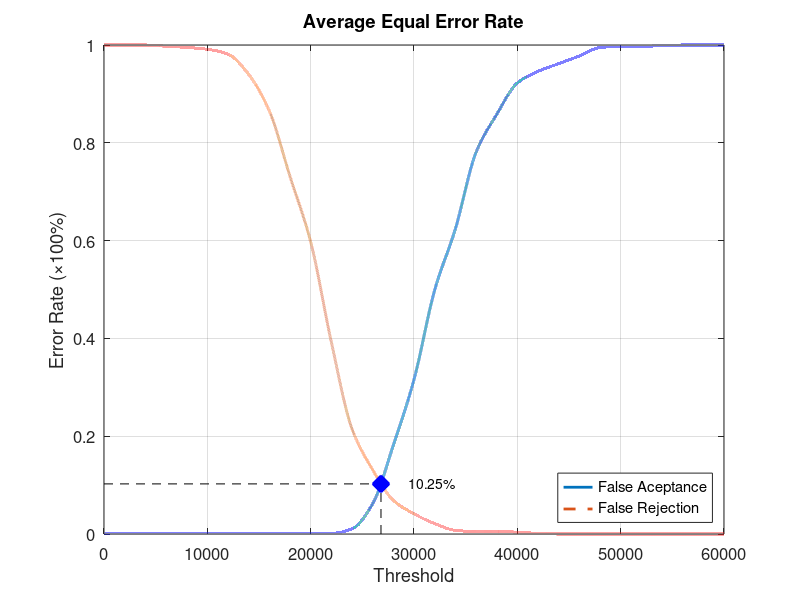
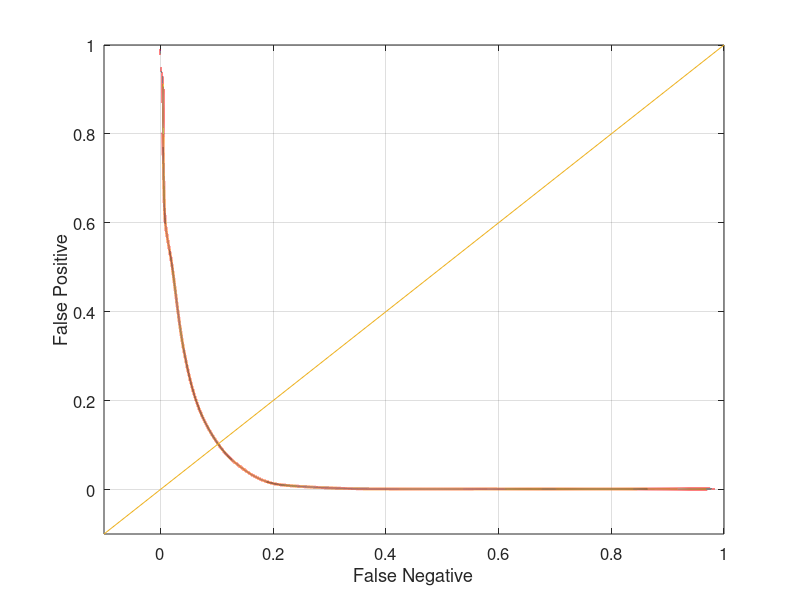

Reproduce these figures in MATLAB, in order.
function yEER = Experiment1Average
close all;
clear;
clc;
x = 0:2000:60000;
xq = 0:0.5:60000;

y0 = [0 0.00131579 0.00131579 0.00131579 0.00131579 0.00131579 0.00131579 0.00131579 0.00131579 0.00131579 0.00131579 0.00131579 0.0105263 0.0618421 0.181579 0.315789 0.498684 0.623684 0.780263 0.857895 0.922368 0.946053 0.961842 0.977632 0.994737 0.997368 0.997368 0.998684 1 1 1];
yy0 = interp1(x, y0, xq, 'pchip');
y1 = [1 1 1 0.9975 0.995 0.99125 0.98125 0.94 0.865 0.73125 0.5975 0.3925 0.215 0.13125 0.06875 0.04125 0.02125 0.0075 0.005 0.005 0.00375 0.00125 0 0 0 0 0 0 0 0 0];
yy1 = interp1(x, y1, xq, 'pchip');

% Calculating EER: 
y2 = abs(y0 - y1);
find(y2 == min(y2))
yy2 = abs(yy0 - yy1);
xEER = find(yy2 == min(yy2));
xEERIndex = xq(xEER) % X-axis EER
yEER = yy0(xEER) % Y-axis EER

main = figure
plot(xq, yy0,'-','LineWidth', 2);	hold on
plot(xq, yy1,'--','LineWidth', 2);	hold on
plot([xEERIndex xEERIndex], [0 yEER], 'k--');	hold on
plot([0 xEERIndex], [yEER yEER], 'k--');	hold on
plot(xEERIndex, yEER, 'bx', 'LineWidth', 10);	hold on
text(xEERIndex + 10 * xEERIndex / 100, yEER, [num2str(round((10000 * yEER)) / 100) '%'])
legend('False Aceptance', 'False Rejection', 'Location', 'SouthEast')
xlabel('Threshold')
ylabel('Error Rate (\times100%)')
title('Average Equal Error Rate')
set(gca, 'FontSize', 12)
axis([0 60000 0 1])
grid on

print(main, 'Experiment1AverageMain', '-dpng');
FNRxFPR = figure('Color', [1 1 1]);
plot(yy1, yy0, '-', yy1, yy0, 'LineWidth', 2);
hold on
y = -0.1:0.1:1
plot(y, y); 
set(gca, 'FontSize', 12)
xlabel('False Negative')
ylabel('False Positive')
axis([-0.1 1 -0.1 1])
set(gca, 'FontSize', 12)
grid on

print(FNRxFPR, 'Experiment1AverageFNRxFPR','-dpng');
end
